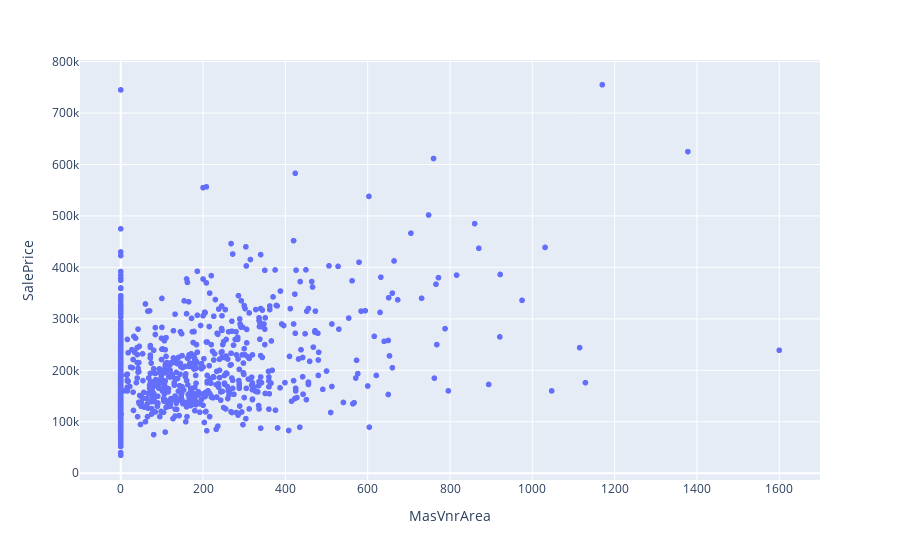

Notebook code cell kept with this figure:
### Markdown cell above
Data visualization

### Code cell
import plotly
plotly.offline.init_notebook_mode(connected=True)


fig = px.scatter(train, x='MasVnrArea' , y='SalePrice')
fig.show()

### Figure 1 — Plotly figure (JSON) as saved in the notebook; plotly's stock layout.template omitted (floating-point values rounded to 4 significant figures; data arrays with more than 128 entries replaced by an {"elided": "..."} marker saying what was removed)
{"data": [{"hovertemplate": "MasVnrArea=%{x}<br>SalePrice=%{y}<extra></extra>", "legendgroup": "", "marker": {"color": "#636efa", "symbol": "circle"}, "mode": "markers", "name": "", "showlegend": false, "type": "scattergl", "x": {"elided": "1460 int values"}, "xaxis": "x", "y": {"elided": "1460 int values"}, "yaxis": "y"}], "layout": {"legend": {"tracegroupgap": 0}, "margin": {"t": 60}, "xaxis": {"anchor": "y", "domain": [0, 1], "title": {"text": "MasVnrArea"}}, "yaxis": {"anchor": "x", "domain": [0, 1], "title": {"text": "SalePrice"}}}}
